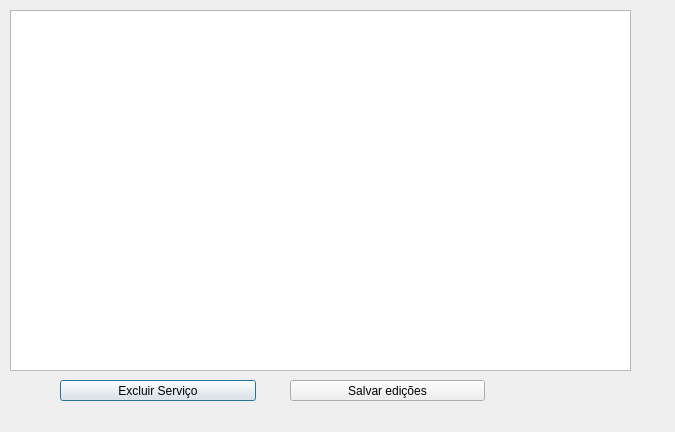
<?xml version="1.0" encoding="UTF-8"?>
<ui version="4.0">
 <class>viewServicos</class>
 <widget class="QDialog" name="viewServicos">
  <property name="geometry">
   <rect>
    <x>0</x>
    <y>0</y>
    <width>675</width>
    <height>432</height>
   </rect>
  </property>
  <property name="windowTitle">
   <string>Lista de Serviços</string>
  </property>
  <property name="windowIcon">
   <iconset resource="recursos.qrc">
    <normaloff>:/img/icones/maquina.png</normaloff>:/img/icones/maquina.png</iconset>
  </property>
  <widget class="QLabel" name="gravo">
   <property name="geometry">
    <rect>
     <x>140</x>
     <y>490</y>
     <width>241</width>
     <height>20</height>
    </rect>
   </property>
   <property name="text">
    <string/>
   </property>
  </widget>
  <widget class="QPushButton" name="delete_2">
   <property name="geometry">
    <rect>
     <x>60</x>
     <y>380</y>
     <width>196</width>
     <height>21</height>
    </rect>
   </property>
   <property name="text">
    <string>Excluir Serviço</string>
   </property>
  </widget>
  <widget class="QPushButton" name="edit">
   <property name="geometry">
    <rect>
     <x>290</x>
     <y>380</y>
     <width>195</width>
     <height>21</height>
    </rect>
   </property>
   <property name="text">
    <string>Salvar edições</string>
   </property>
  </widget>
  <widget class="QTableWidget" name="tbwServicos">
   <property name="geometry">
    <rect>
     <x>10</x>
     <y>10</y>
     <width>621</width>
     <height>361</height>
    </rect>
   </property>
  </widget>
 </widget>
 <resources>
  <include location="recursos.qrc"/>
 </resources>
 <connections/>
</ui>
